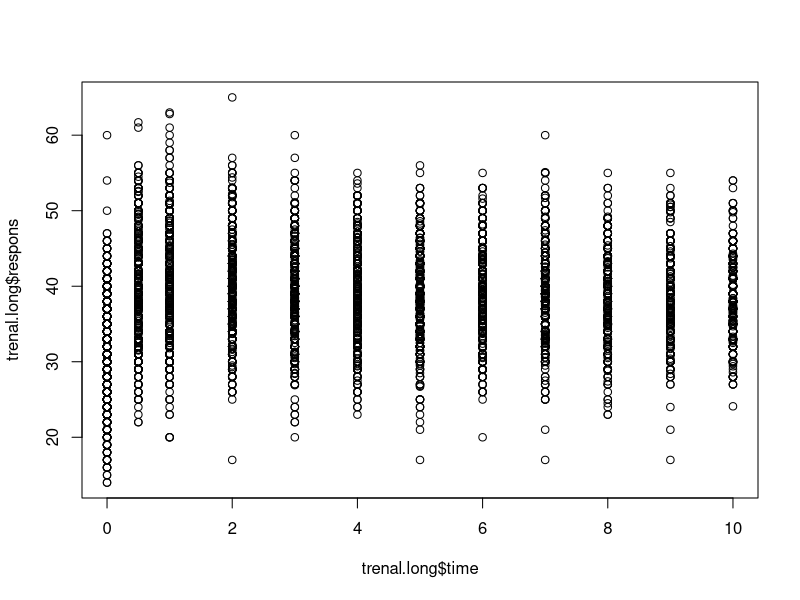
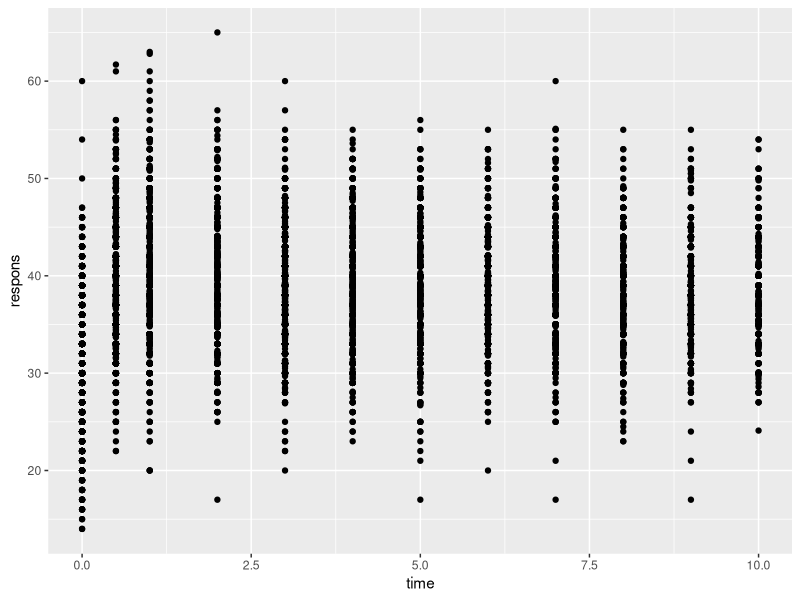
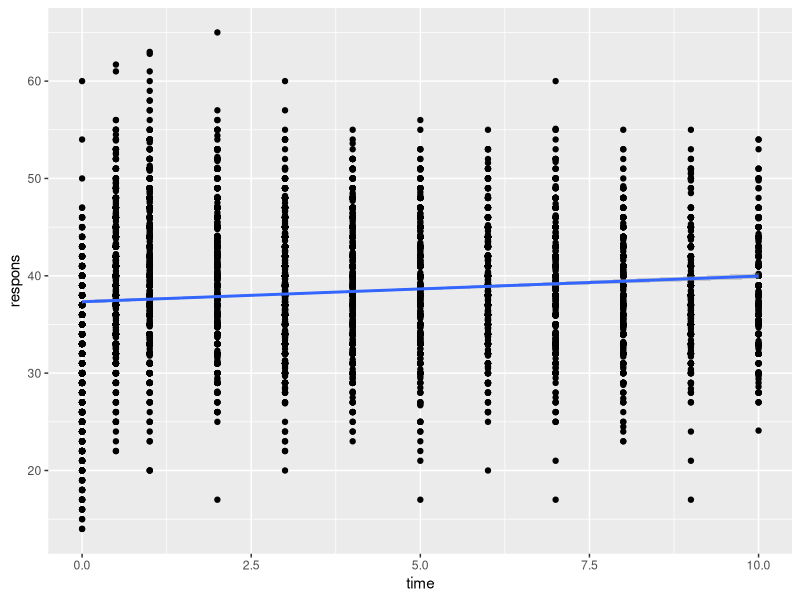
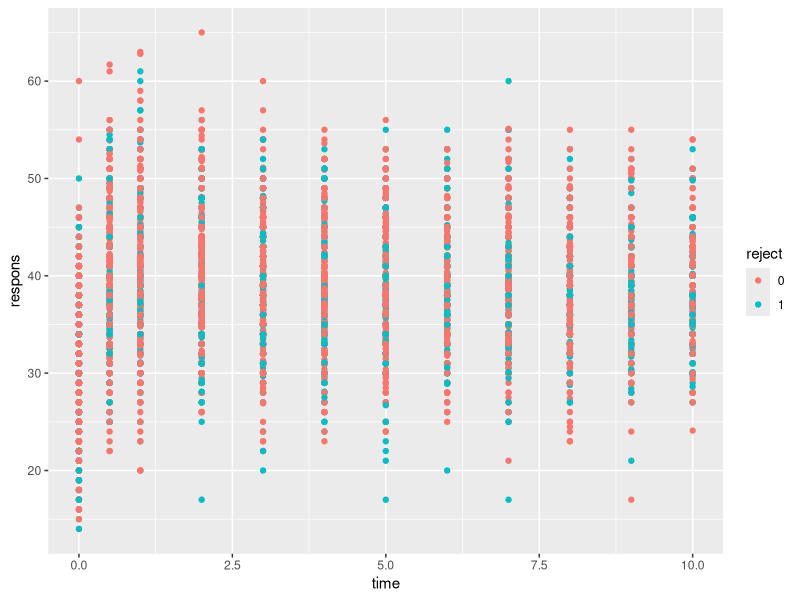
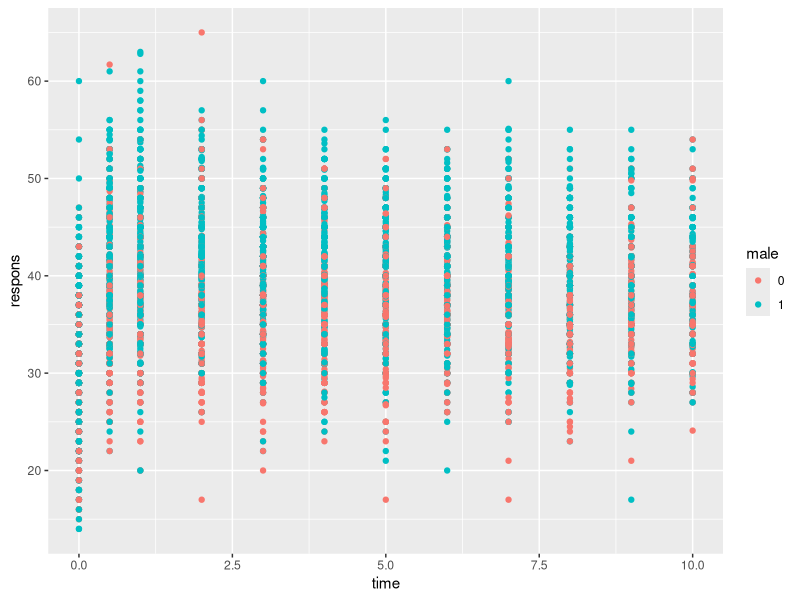
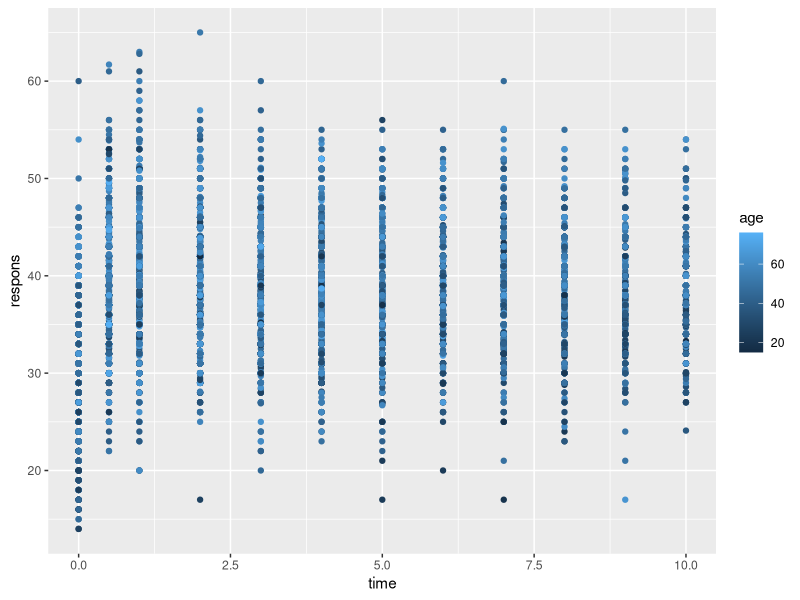
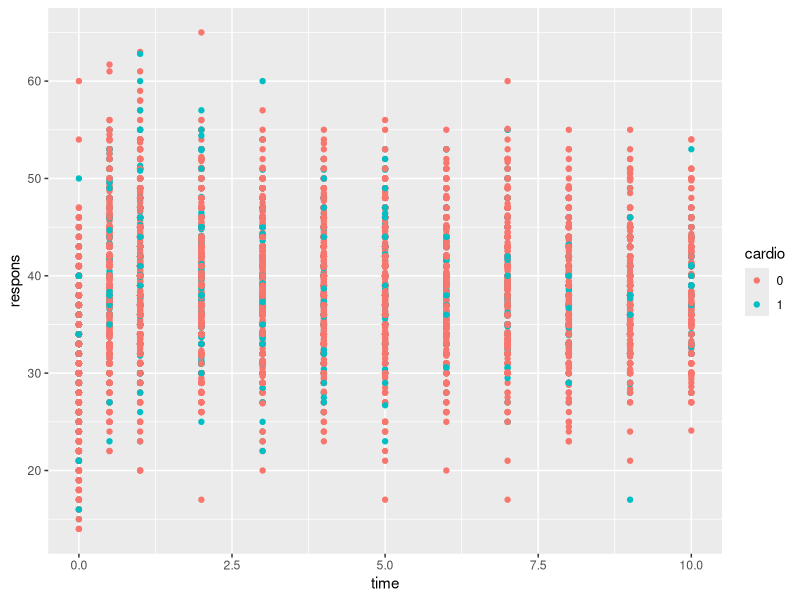
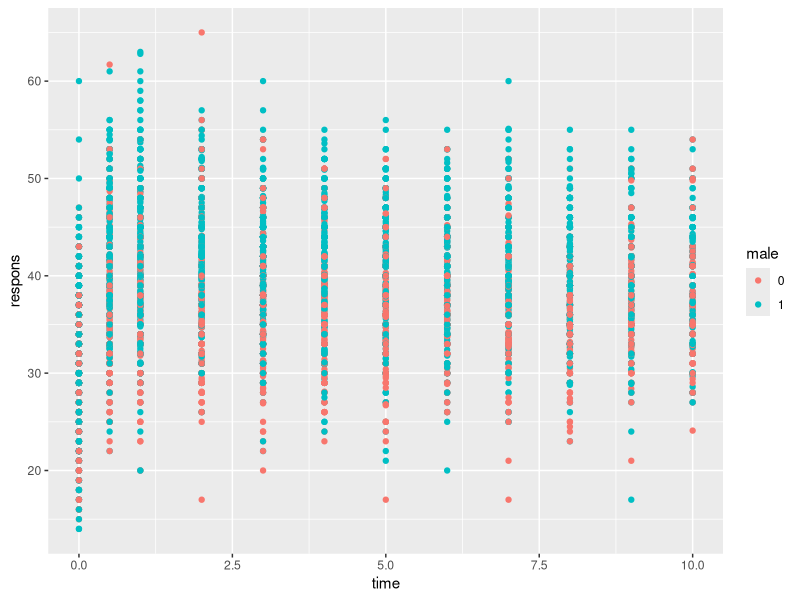

Generate these figures, in order, with R: (Note: this script raises an error after producing the figures.)
## ---- chunk 1
knitr::opts_chunk$set(echo = TRUE)
## ---- chunk 2
#install.packages("readxl")
library("readxl")
trenal <- read_excel("Trenal.XLS")
summary(trenal)
## ---- chunk 3
trenal= trenal[,-18]
summary(trenal)
## ---- chunk 4
dim(trenal)
## ---- chunk 5
trenal.long = trenal[,13:20]
summary(trenal.long)
## ---- chunk 6
dim(trenal.long)
## ---- chunk 7
#install.packages("magrittr") # package installations are only needed the first time you use it
#install.packages("dplyr")    # alternative installation of the %>%
library(magrittr) # needs to be run every time you start R and want to use %>%
library(dplyr)   
trenal.long %>% 
  relocate(id) %>%
  relocate(j,.after=id)%>%
  relocate(time,.after = j)%>%
  relocate(respons,.after=time)
trenal.long$id = as.factor(trenal.long$id)
trenal.long$j = as.factor(trenal.long$j)
trenal.long$male = as.factor(trenal.long$male)
trenal.long$cardio = as.factor(trenal.long$cardio)
trenal.long$reject = as.factor(trenal.long$reject)
summary(trenal.long)
length(unique(trenal.long$id))
## ---- chunk 8
# Plot the raw data
plot(trenal.long$time,trenal.long$respons)
## ---- chunk 9
library(ggplot2)
library(nlme)
library(lme4)

data = trenal.long
#Plot data
ggplot(data, aes(x=time, y=respons)) + geom_point()

#Plot data with lm line
ggplot(data, aes(x=time, y=respons)) + geom_point() + geom_smooth(method="lm")

## ---- chunk 10
#Plot individual data
ggplot(data, aes(x=time, y=respons, group=reject,color=reject)) + geom_point() 
## ---- chunk 11
#Plot individual data
ggplot(data, aes(x=time, y=respons, group=male,color=male)) + geom_point() 
## ---- chunk 12
#Plot individual data
ggplot(data, aes(x=time, y=respons, group=age,color=age)) + geom_point() 
## ---- chunk 13
#Plot individual data
ggplot(data, aes(x=time, y=respons, group=cardio,color=cardio)) + geom_point() 
## ---- chunk 14
#Lm
lm<-lm(respons~time,data=data)
summary(lm)

## ---- chunk 15
#Plot individual data
ggplot(data, aes(x=time, y=respons, group=male,color=male)) + geom_point() 
#Spaghetti Plot
ggplot(data, aes(x=time, y=respons, group=ID,color=ID)) + geom_point() +geom_line()
#Spaghetti with fitted lines
ggplot(data, aes(x=time, y=respons, group=ID,color=ID)) + geom_point()+ geom_smooth(method="lm",se=F) +geom_line()


## ---- chunk 16
#lme
data = trenal.long
lme<-lme(respons~time+age+male+reject+cardio,data=data)
#summary(lme)

#newdata<-data.frame(ID=c(1,2,3,4,5),week=c(3,3,3,3,3))
#newdata$prediction<-predict(lm,newdata=newdata)
#newdata
#predict(lme,newdata=newdata,level=0:1)
